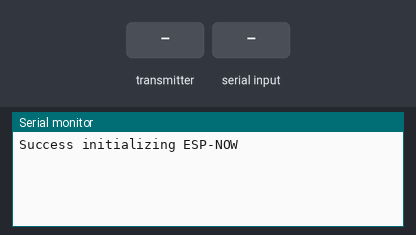
Recording of a sketch running on a simulated ESP32. Shown: the last lines printed to the serial monitor. The inputs (shaded band) are chosen by the test bench.

Above: at 1.2 s.
1.3 s: the transmitter starts sending temp1 = 0
At 1.61 s:
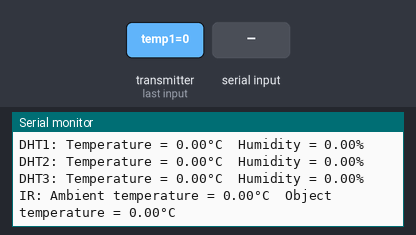
2.8 s: "1\n" received over Serial
At 3.21 s:
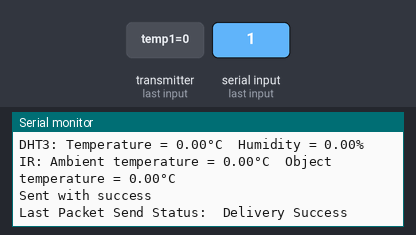
4.5 s: the transmitter starts sending temp2 = 25
6.0 s: the transmitter starts sending temp3 = 25
7.5 s: the transmitter starts sending humid1 = 25
9.0 s: the transmitter starts sending humid2 = 25
Timing chart, 0 to 11.5 s (numbered marks = the images above; inputs shaded):
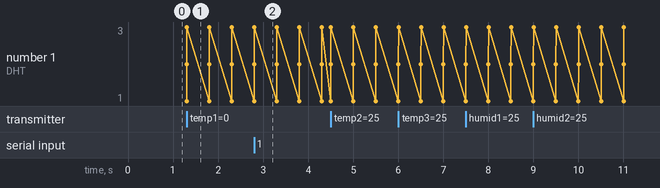

Measured:
- after the input at 1.3 s, the serial monitor: prints a new line at once (image 1)
- after the input at 2.8 s, the serial monitor: prints a new line after 0.20 s (image 2)

The sketch:

sketch_ESP_Master.ino
```cpp
#include <esp_now.h>
#include <WiFi.h>

// RECEIVER MAC Address
uint8_t broadcastAddress[] = {0xAC, 0x67, 0xB2, 0x38, 0xA8, 0x60};

// Structure to receive data
// Must match the sender structure
typedef struct struct_message {
  float temp1, temp2, temp3;
  float humid1, humid2, humid3;
  float objectTemp, ambientTemp;
} struct_message;

// String to send command
String sdcommand;

// Create a struct_message called receivingData
struct_message receivingData;

// callback function that will be executed when data is sent
void OnDataSent(const uint8_t *mac_addr, esp_now_send_status_t status) {
  Serial.print("\r\nLast Packet Send Status:\t");
  Serial.println(status == ESP_NOW_SEND_SUCCESS ? "Delivery Success" : "Delivery Fail");
}

// callback function that will be executed when data is received
void OnDataRecv(const uint8_t * mac, const uint8_t *incomingData, int len) {
  memcpy(&receivingData, incomingData, sizeof(receivingData));
  Serial.print("Bytes received: ");
  Serial.println(len);

  Serial.print("DHT1: Temperature = ");
  Serial.print(receivingData.temp1);
  Serial.print("°C  Humidity = ");
  Serial.print(receivingData.humid1);
  Serial.println("%");

  Serial.print("DHT2: Temperature = ");
  Serial.print(receivingData.temp2);
  Serial.print("°C  Humidity = ");
  Serial.print(receivingData.humid2);
  Serial.println("%");

  Serial.print("DHT3: Temperature = ");
  Serial.print(receivingData.temp3);
  Serial.print("°C  Humidity = ");
  Serial.print(receivingData.humid3);
  Serial.println("%");

  Serial.print("IR: Ambient temperature = ");
  Serial.print(receivingData.ambientTemp);
  Serial.print("°C  Object temperature = ");
  Serial.print(receivingData.objectTemp);
  Serial.println("°C");
}

 esp_now_peer_info_t peerInfo;

void setup() {
  // Initialize Serial Monitor
  Serial.begin(115200);
  while (!Serial);

  // Set device as a Wi-Fi Station
  WiFi.mode(WIFI_STA);

  // Initialize ESP-NOW
  if (esp_now_init() != ESP_OK) {
    Serial.println("Error initializing ESP-NOW");
    return;
  }else
  Serial.println("Success initializing ESP-NOW");

  // Once ESPNow is successfully Init, we will register for CB to get recv packer info
  esp_now_register_recv_cb(OnDataRecv);
  esp_now_register_send_cb(OnDataSent);

  // Register peer
  memcpy(peerInfo.peer_addr, broadcastAddress, 6);
  peerInfo.channel = 0;
  peerInfo.encrypt = false;

  // Add peer
  if (esp_now_add_peer(&peerInfo) != ESP_OK){
    Serial.println("Failed to add peer");
    return;
  }
}

void loop() {

  if (Serial.available()) {
    sdcommand = Serial.readStringUntil('\n');
    esp_err_t result = esp_now_send(broadcastAddress, (uint8_t *) &sdcommand, sizeof(sdcommand)); // Send message via ESP-NOW
    if (result == ESP_OK) {
      Serial.print("Sent with success");
    }
    else {
      Serial.print("Error sending the data");
    }
  }
  delay(1000);

}
```
